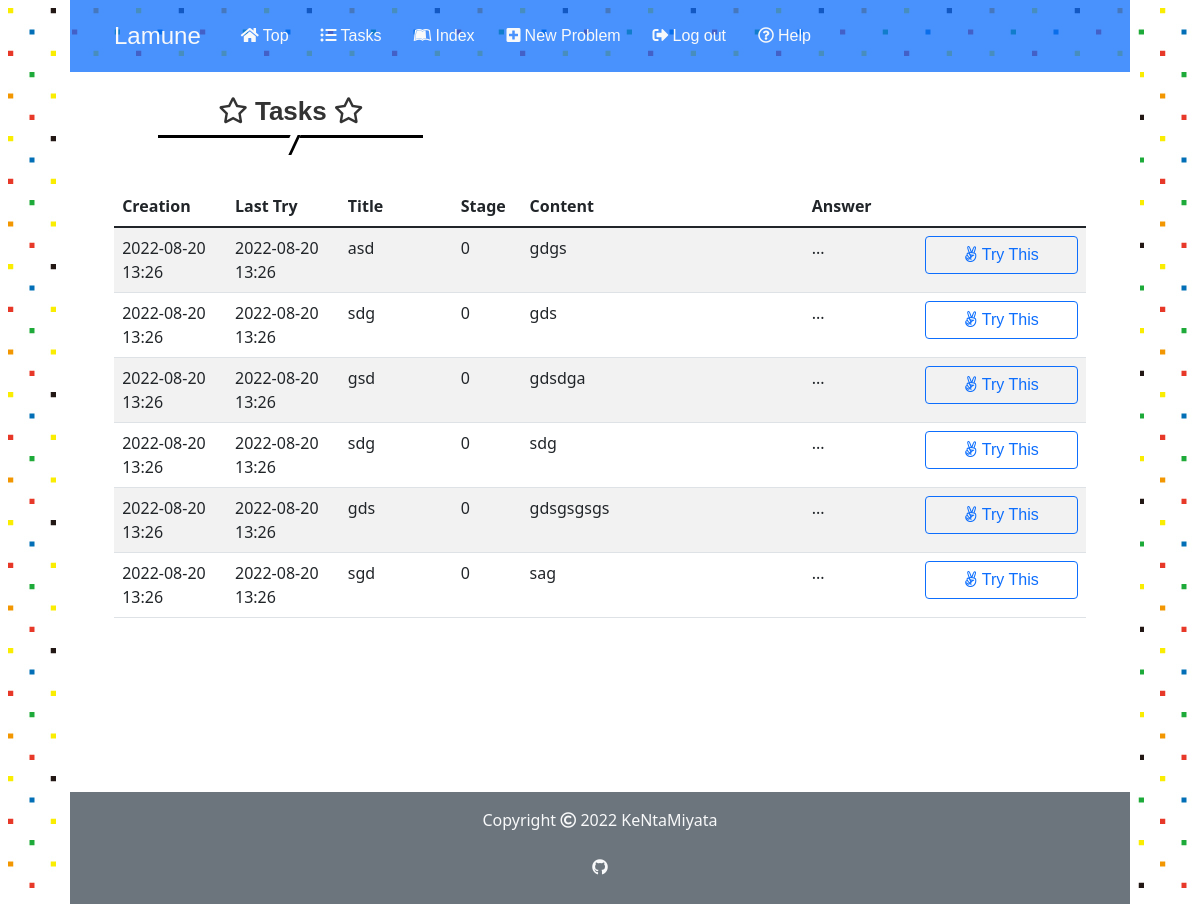
Screenshot of /2/tasks (signed in) with the database file from the repository.
### app.py (models this page shows)
class Problem(db.Model):
    id = db.Column(db.Integer, primary_key=True)
    user_id = db.Column(db.Integer, db.ForeignKey('user.id'), nullable=False)
    title = db.Column(db.String(50), nullable=False)
    body = db.Column(db.String(500), nullable=False)
    answer = db.Column(db.String(500), nullable=False)
    stage = db.Column(db.Integer, default=0)
    last_time = db.Column(db.DateTime, nullable=False,
                          default=datetime.datetime.now(pytz.timezone('Asia/Tokyo')))
    created_at = db.Column(db.DateTime, nullable=False,
                           default=datetime.datetime.now(pytz.timezone('Asia/Tokyo')))
    solved_history = db.Column(db.String)

### app.py (the view)
@app.route("/<int:user_id>/tasks", methods=["GET"])
@login_required
def tasks(user_id):
    if user_id != current_user.id:
        return apology("foo", 403)
    tasks = []
    my_problems = Problem.query.filter_by(user_id=user_id).all()
    for problem in my_problems:
        passed_time = datetime.datetime.now(pytz.timezone(
            'Asia/Tokyo')).replace(tzinfo=None) - problem.last_time
        if passed_time >= stage_list[problem.stage]:
            tasks.append(problem)
        else:
            continue
    return render_template("tasks.html", problems=tasks, user=current_user)

### app.py (called while the page is built)
@login_manager.user_loader
def load_user(user_id):
    return User.query.get(int(user_id))

### helpers.py (called while the page is built)
def show_datetime(t):
    return t.strftime('%Y-%m-%d %H:%M')

### templates/tasks.html (shortened to what this page needs)
{% extends "layout.html" %}
{% block main %}
    <div class="col-lg-3 col-md-4 col-12 offset-md-1 pt-4">
        <h2><i class="far fa-star"></i> Tasks <i class="far fa-star"></i></h2>
    </div>
    <div class="col-11 mx-auto mt-5">
        <table class="table table-striped text-start index d-none d-md-block">
            <thead>
                <tr>
                    <th style="width: 10%">Creation</th>
                    <th style="width: 10%">Last Try</th>
                    <th style="width: 10%">Title</th>
                    <th style="width: 5%">Stage</th>
                    <th style="width: 25%">Content</th>
                    <th style="width: 10%">Answer</th>
                    <th style="width: 15%"></th>
                </tr>
            </thead>
            <tbody>
                {% for problem in problems %}
                <tr data-href="/{{ user.id }}/{{ problem.id }}">
                    <td>{{ problem.created_at | show_datetime }}</td>
                    <td>{{ problem.last_time | show_datetime }}</td>
                    <td>{{ problem.title }}</td>
                    <td>{{ problem.stage }}</td>
                    <td>
                    </td>
                    <td>...</td>
                    <td><a class="btn btn-outline-primary w-100" href="/{{ user.id }}/{{ problem.id }}/trytry"><i class="fab fa-angellist"></i> Try This</a></td>
                </tr>
                {% endfor %}
            </tbody>
        </table>
    </div>
{% endblock %}

### templates/layout.html (shortened to what this page needs)
<!DOCTYPE html>
<html lang="en">
    <head>
        <link href="https://cdn.jsdelivr.net/npm/bootstrap@5.1.3/dist/css/bootstrap.min.css" rel="stylesheet">
        <link rel="stylesheet" href="https://use.fontawesome.com/releases/v5.15.4/css/all.css">
        <link href="/static/stylesheet/styles.css" rel="stylesheet">
    </head>
    <body>
        <header>
        <div class="container-fluid">
            <div class="row">
                    <nav class="nav-bar navbar-expand-md navbar-light bg-primary bg-opacity-75">
                        <div class="collapse navbar-collapse" id="navbarSupportedContent">
                            <ul class="navbar-nav px-4 pt-3 pb-3">
                                <li class="nav-item mx-2"><a class ="navbar-brand text-light" href="/">Lamune</a></li>
                                <li class="nav-item mx-2"><a class ="nav-link text-light" href="/"><i class="fas fa-home me-1"></i>Top</a></li>
                                {% if user.is_authenticated %}
                                <li class="nav-item mx-2"><a class ="nav-link text-light" href="/{{ user.id }}/tasks"><i class="fas fa-list-ul me-1"></i>Tasks</a></li>
                                <li class="nav-item mx-2"><a class ="nav-link text-light" href="/{{ user.id }}/index"><i class="fab fa-leanpub me-1"></i>Index</a></li>
                                <li class="nav-item mx-2"><a class ="nav-link text-light" href="/{{ user.id }}/new"><i class="fas fa-plus-square me-1"></i>New Problem</a></li>
                                <li class="nav-item mx-2"><a class ="nav-link text-light" href="/logout"><i class="fas fa-sign-out-alt me-1"></i>Log out</a></li>
                                {% endif %}
                                <li class="nav-item mx-2"><a class ="nav-link text-light" href="/howto"><i class="far fa-question-circle me-1"></i>Help</a></li>
                            </ul>
                        </div>
                    </nav>
                </div>
            </div>
        </header>
        <main>
            <div class="other-content text-center">
                <div class="container-fluid">
                {% block main %}{% endblock %}
                </div>
            </div>
        </main>
        <footer>
            <div class="container-fluid">
                <div class="row">
                    <div class="col-12 bg-secondary text-center pt-3">
                        <p class="text-light" >Copyright <i class="far fa-copyright"></i> 2022 KeNtaMiyata</p>
                        <p><a class ="nav-link text-light" href="https://github.com/KeNtaMiyata/Lamune"><i class="fab fa-github"></i></a></p>
                    </div>
                </div>
            </div>
        </footer>
    </body>
</html>

### static/stylesheet/styles.css (style rules this page uses)
* { padding: 0; margin: 0; box-sizing: border-box; }
a { text-decoration: none; }
.container-fluid { padding: 0 10px; }
.row { margin-left: 0; margin-right: 0; }
body { width: 90%; height: 100%; margin: 0 auto; background-image: url(../images/lamune_side_back.jpg); }
main { min-height: 90vh; background-color: #ffffff; }
h1, h2, h3, .navbar-brand, .nav-link, .btn { font-family: Chalkduster, "Bradley Hand", "Segoe Print", sans-serif; }
.navbar-brand { vertical-align: -10px; font-size: 1.5rem }
h2 { position: relative; padding-bottom: 0.5rem; border-bottom: 3px solid black; background-color: white; color: #333; font-weight: bold; font-size: 26px; }
h2:before { position: absolute; top: 100%; left: 50%; transform: translateX(-50%) skew(-25deg); height: 20px; width: 10px; border-right: 3px solid black; background-color: white; content: ""; }

### rows the page displays
Problem: created_at|show_datetime "2022-08-20 13:26", last_time|show_datetime "2022-08-20 13:26", title "asd", stage "0"
Problem: created_at|show_datetime "2022-08-20 13:26", last_time|show_datetime "2022-08-20 13:26", title "sdg", stage "0"
Problem: created_at|show_datetime "2022-08-20 13:26", last_time|show_datetime "2022-08-20 13:26", title "gsd", stage "0"
Problem: created_at|show_datetime "2022-08-20 13:26", last_time|show_datetime "2022-08-20 13:26", title "sdg", stage "0"
Problem: created_at|show_datetime "2022-08-20 13:26", last_time|show_datetime "2022-08-20 13:26", title "gds", stage "0"
Problem: created_at|show_datetime "2022-08-20 13:26", last_time|show_datetime "2022-08-20 13:26", title "sgd", stage "0"
